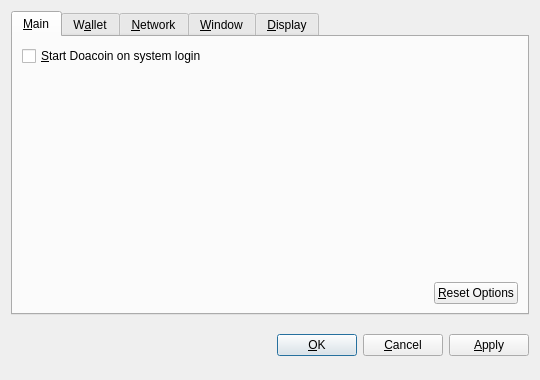
<?xml version="1.0" encoding="UTF-8"?>
<ui version="4.0">
 <class>OptionsDialog</class>
 <widget class="QDialog" name="OptionsDialog">
  <property name="geometry">
   <rect>
    <x>0</x>
    <y>0</y>
    <width>540</width>
    <height>380</height>
   </rect>
  </property>
  <property name="windowTitle">
   <string>Options</string>
  </property>
  <property name="modal">
   <bool>true</bool>
  </property>
  <layout class="QVBoxLayout" name="verticalLayout">
   <item>
    <widget class="QTabWidget" name="tabWidget">
     <property name="tabPosition">
      <enum>QTabWidget::North</enum>
     </property>
     <property name="currentIndex">
      <number>0</number>
     </property>
     <widget class="QWidget" name="tabMain">
      <attribute name="title">
       <string>&amp;Main</string>
      </attribute>
      <layout class="QVBoxLayout" name="verticalLayout_Main">
       <item>
        <widget class="QCheckBox" name="bitcoinAtStartup">
         <property name="toolTip">
          <string>Automatically start Doacoin after logging in to the system.</string>
         </property>
         <property name="text">
          <string>&amp;Start Doacoin on system login</string>
         </property>
        </widget>
       </item>
       <item>
        <spacer name="verticalSpacer_Main">
         <property name="orientation">
          <enum>Qt::Vertical</enum>
         </property>
         <property name="sizeHint" stdset="0">
          <size>
           <width>20</width>
           <height>40</height>
          </size>
         </property>
        </spacer>
       </item>
       <item>
        <layout class="QHBoxLayout" name="horizontalLayout_2_Main">
         <item>
          <spacer name="horizontalSpacer_2_Main">
           <property name="orientation">
            <enum>Qt::Horizontal</enum>
           </property>
           <property name="sizeHint" stdset="0">
            <size>
             <width>40</width>
             <height>20</height>
            </size>
           </property>
          </spacer>
         </item>
         <item>
          <widget class="QPushButton" name="resetButton">
           <property name="toolTip">
            <string>Reset all client options to default.</string>
           </property>
           <property name="text">
            <string>&amp;Reset Options</string>
           </property>
           <property name="autoDefault">
            <bool>false</bool>
           </property>
          </widget>
         </item>
        </layout>
       </item>
      </layout>
     </widget>
     <widget class="QWidget" name="tabWallet">
      <attribute name="title">
       <string>W&amp;allet</string>
      </attribute>
      <layout class="QVBoxLayout" name="verticalLayout_Network">
       <item>
        <widget class="QLabel" name="transactionFeeInfoLabel">
         <property name="text">
          <string>Optional transaction fee per kB that helps make sure your transactions are processed quickly. Most transactions are 1 kB.</string>
         </property>
         <property name="textFormat">
          <enum>Qt::PlainText</enum>
         </property>
         <property name="wordWrap">
          <bool>true</bool>
         </property>
        </widget>
       </item>
       <item>
        <layout class="QHBoxLayout" name="horizontalLayout_1_Main">
         <item>
          <widget class="QLabel" name="transactionFeeLabel">
           <property name="text">
            <string>Pay transaction &amp;fee</string>
           </property>
           <property name="textFormat">
            <enum>Qt::PlainText</enum>
           </property>
           <property name="buddy">
            <cstring>transactionFee</cstring>
           </property>
          </widget>
         </item>
         <item>
          <widget class="BitcoinAmountField" name="transactionFee"/>
         </item>
         <item>
          <spacer name="horizontalSpacer_1_Main">
           <property name="orientation">
            <enum>Qt::Horizontal</enum>
           </property>
           <property name="sizeHint" stdset="0">
            <size>
             <width>40</width>
             <height>20</height>
            </size>
           </property>
          </spacer>
         </item>
        </layout>
       </item>
       <item>
        <widget class="QLabel" name="label">
         <property name="text">
          <string>If you disable the spending of unconfirmed change, the change from a transaction cannot be used until that transaction has at least one confirmation. This also affects how your balance is computed.</string>
         </property>
         <property name="wordWrap">
          <bool>true</bool>
         </property>
        </widget>
       </item>
       <item>
        <widget class="QCheckBox" name="spendZeroConfChange">
         <property name="text">
          <string>Spend unconfirmed change  (experts only)</string>
         </property>
        </widget>
       </item>
       <item>
        <spacer name="verticalSpacer">
         <property name="orientation">
          <enum>Qt::Vertical</enum>
         </property>
         <property name="sizeHint" stdset="0">
          <size>
           <width>20</width>
           <height>40</height>
          </size>
         </property>
        </spacer>
       </item>
      </layout>
     </widget>
     <widget class="QWidget" name="tabNetwork">
      <attribute name="title">
       <string>&amp;Network</string>
      </attribute>
      <layout class="QVBoxLayout" name="verticalLayout_Network">
       <item>
        <widget class="QCheckBox" name="mapPortUpnp">
         <property name="toolTip">
          <string>Automatically open the Doacoin client port on the router. This only works when your router supports UPnP and it is enabled.</string>
         </property>
         <property name="text">
          <string>Map port using &amp;UPnP</string>
         </property>
        </widget>
       </item>
       <item>
        <widget class="QCheckBox" name="connectSocks">
         <property name="toolTip">
          <string>Connect to the Doacoin network through a SOCKS proxy (e.g. when connecting through Tor).</string>
         </property>
         <property name="text">
          <string>&amp;Connect through SOCKS proxy:</string>
         </property>
        </widget>
       </item>
       <item>
        <layout class="QHBoxLayout" name="horizontalLayout_Network">
         <item>
          <widget class="QLabel" name="proxyIpLabel">
           <property name="text">
            <string>Proxy &amp;IP:</string>
           </property>
           <property name="textFormat">
            <enum>Qt::PlainText</enum>
           </property>
           <property name="buddy">
            <cstring>proxyIp</cstring>
           </property>
          </widget>
         </item>
         <item>
          <widget class="QValidatedLineEdit" name="proxyIp">
           <property name="maximumSize">
            <size>
             <width>140</width>
             <height>16777215</height>
            </size>
           </property>
           <property name="toolTip">
            <string>IP address of the proxy (e.g. 127.0.0.1)</string>
           </property>
          </widget>
         </item>
         <item>
          <widget class="QLabel" name="proxyPortLabel">
           <property name="text">
            <string>&amp;Port:</string>
           </property>
           <property name="textFormat">
            <enum>Qt::PlainText</enum>
           </property>
           <property name="buddy">
            <cstring>proxyPort</cstring>
           </property>
          </widget>
         </item>
         <item>
          <widget class="QLineEdit" name="proxyPort">
           <property name="maximumSize">
            <size>
             <width>55</width>
             <height>16777215</height>
            </size>
           </property>
           <property name="toolTip">
            <string>Port of the proxy (e.g. 9050)</string>
           </property>
          </widget>
         </item>
         <item>
          <widget class="QLabel" name="socksVersionLabel">
           <property name="text">
            <string>SOCKS &amp;Version:</string>
           </property>
           <property name="textFormat">
            <enum>Qt::PlainText</enum>
           </property>
           <property name="buddy">
            <cstring>socksVersion</cstring>
           </property>
          </widget>
         </item>
         <item>
          <widget class="QValueComboBox" name="socksVersion">
           <property name="toolTip">
            <string>SOCKS version of the proxy (e.g. 5)</string>
           </property>
          </widget>
         </item>
         <item>
          <spacer name="horizontalSpacer_Network">
           <property name="orientation">
            <enum>Qt::Horizontal</enum>
           </property>
           <property name="sizeHint" stdset="0">
            <size>
             <width>40</width>
             <height>20</height>
            </size>
           </property>
          </spacer>
         </item>
        </layout>
       </item>
       <item>
        <spacer name="verticalSpacer_Network">
         <property name="orientation">
          <enum>Qt::Vertical</enum>
         </property>
         <property name="sizeHint" stdset="0">
          <size>
           <width>20</width>
           <height>40</height>
          </size>
         </property>
        </spacer>
       </item>
      </layout>
     </widget>
     <widget class="QWidget" name="tabWindow">
      <attribute name="title">
       <string>&amp;Window</string>
      </attribute>
      <layout class="QVBoxLayout" name="verticalLayout_Window">
       <item>
        <widget class="QCheckBox" name="minimizeToTray">
         <property name="toolTip">
          <string>Show only a tray icon after minimizing the window.</string>
         </property>
         <property name="text">
          <string>&amp;Minimize to the tray instead of the taskbar</string>
         </property>
        </widget>
       </item>
       <item>
        <widget class="QCheckBox" name="minimizeOnClose">
         <property name="toolTip">
          <string>Minimize instead of exit the application when the window is closed. When this option is enabled, the application will be closed only after selecting Quit in the menu.</string>
         </property>
         <property name="text">
          <string>M&amp;inimize on close</string>
         </property>
        </widget>
       </item>
       <item>
        <spacer name="verticalSpacer_Window">
         <property name="orientation">
          <enum>Qt::Vertical</enum>
         </property>
         <property name="sizeHint" stdset="0">
          <size>
           <width>20</width>
           <height>40</height>
          </size>
         </property>
        </spacer>
       </item>
      </layout>
     </widget>
     <widget class="QWidget" name="tabDisplay">
      <attribute name="title">
       <string>&amp;Display</string>
      </attribute>
      <layout class="QVBoxLayout" name="verticalLayout_Display">
       <item>
        <layout class="QHBoxLayout" name="horizontalLayout_1_Display">
         <item>
          <widget class="QLabel" name="langLabel">
           <property name="text">
            <string>User Interface &amp;language:</string>
           </property>
           <property name="textFormat">
            <enum>Qt::PlainText</enum>
           </property>
           <property name="buddy">
            <cstring>lang</cstring>
           </property>
          </widget>
         </item>
         <item>
          <widget class="QValueComboBox" name="lang">
           <property name="toolTip">
            <string>The user interface language can be set here. This setting will take effect after restarting Doacoin.</string>
           </property>
          </widget>
         </item>
        </layout>
       </item>
       <item>
        <layout class="QHBoxLayout" name="horizontalLayout_2_Display">
         <item>
          <widget class="QLabel" name="unitLabel">
           <property name="text">
            <string>&amp;Unit to show amounts in:</string>
           </property>
           <property name="textFormat">
            <enum>Qt::PlainText</enum>
           </property>
           <property name="buddy">
            <cstring>unit</cstring>
           </property>
          </widget>
         </item>
         <item>
          <widget class="QValueComboBox" name="unit">
           <property name="toolTip">
            <string>Choose the default subdivision unit to show in the interface and when sending coins.</string>
           </property>
          </widget>
         </item>
        </layout>
       </item>
       <item>
        <widget class="QCheckBox" name="displayAddresses">
         <property name="toolTip">
          <string>Whether to show Doacoin addresses in the transaction list or not.</string>
         </property>
         <property name="text">
          <string>&amp;Display addresses in transaction list</string>
         </property>
        </widget>
       </item>
       <item>
        <widget class="QCheckBox" name="coinControlFeatures">
         <property name="toolTip">
          <string>Whether to show coin control features or not.</string>
         </property>
         <property name="text">
          <string>Display coin &amp;control features (experts only!)</string>
         </property>
        </widget>
       </item>
       <item>
        <spacer name="verticalSpacer_Display">
         <property name="orientation">
          <enum>Qt::Vertical</enum>
         </property>
         <property name="sizeHint" stdset="0">
          <size>
           <width>20</width>
           <height>40</height>
          </size>
         </property>
        </spacer>
       </item>
      </layout>
     </widget>
    </widget>
   </item>
   <item>
    <layout class="QHBoxLayout" name="horizontalLayout_Buttons">
     <item>
      <spacer name="horizontalSpacer_1">
       <property name="orientation">
        <enum>Qt::Horizontal</enum>
       </property>
       <property name="sizeHint" stdset="0">
        <size>
         <width>40</width>
         <height>48</height>
        </size>
       </property>
      </spacer>
     </item>
     <item>
      <widget class="QLabel" name="statusLabel">
       <property name="font">
        <font>
         <weight>75</weight>
         <bold>true</bold>
        </font>
       </property>
       <property name="text">
        <string/>
       </property>
       <property name="textFormat">
        <enum>Qt::PlainText</enum>
       </property>
       <property name="wordWrap">
        <bool>true</bool>
       </property>
      </widget>
     </item>
     <item>
      <spacer name="horizontalSpacer_2">
       <property name="orientation">
        <enum>Qt::Horizontal</enum>
       </property>
       <property name="sizeHint" stdset="0">
        <size>
         <width>40</width>
         <height>48</height>
        </size>
       </property>
      </spacer>
     </item>
     <item>
      <widget class="QPushButton" name="okButton">
       <property name="text">
        <string>&amp;OK</string>
       </property>
      </widget>
     </item>
     <item>
      <widget class="QPushButton" name="cancelButton">
       <property name="text">
        <string>&amp;Cancel</string>
       </property>
       <property name="autoDefault">
        <bool>false</bool>
       </property>
      </widget>
     </item>
     <item>
      <widget class="QPushButton" name="applyButton">
       <property name="text">
        <string>&amp;Apply</string>
       </property>
       <property name="autoDefault">
        <bool>false</bool>
       </property>
      </widget>
     </item>
    </layout>
   </item>
  </layout>
 </widget>
 <customwidgets>
  <customwidget>
   <class>BitcoinAmountField</class>
   <extends>QSpinBox</extends>
   <header>bitcoinamountfield.h</header>
  </customwidget>
  <customwidget>
   <class>QValueComboBox</class>
   <extends>QComboBox</extends>
   <header>qvaluecombobox.h</header>
  </customwidget>
  <customwidget>
   <class>QValidatedLineEdit</class>
   <extends>QLineEdit</extends>
   <header>qvalidatedlineedit.h</header>
  </customwidget>
 </customwidgets>
 <resources/>
 <connections/>
</ui>
